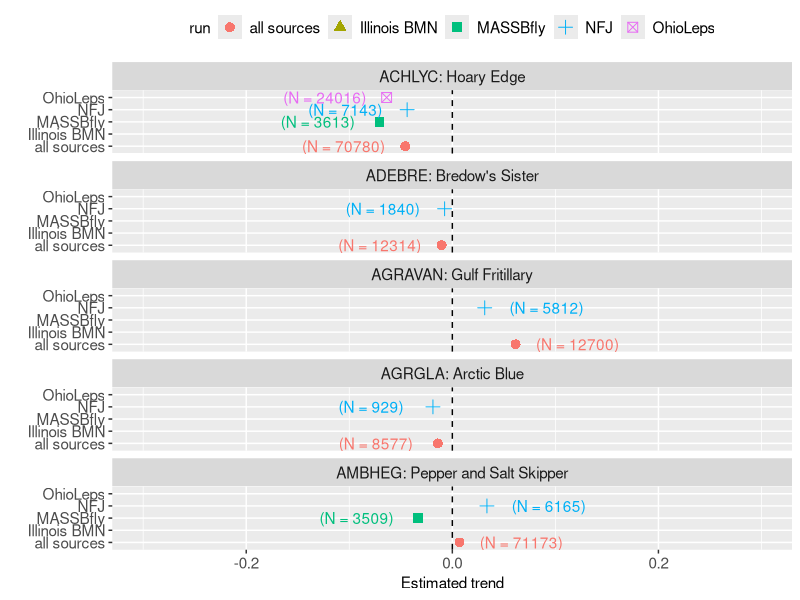
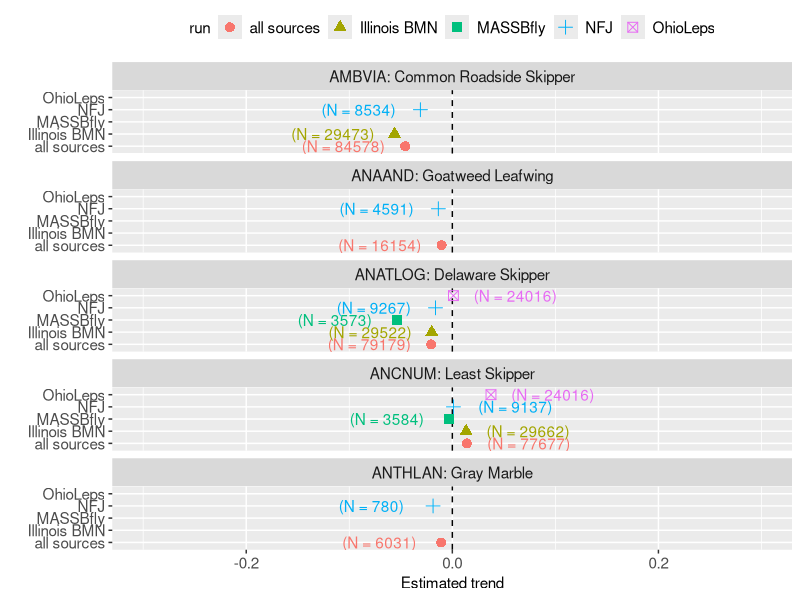
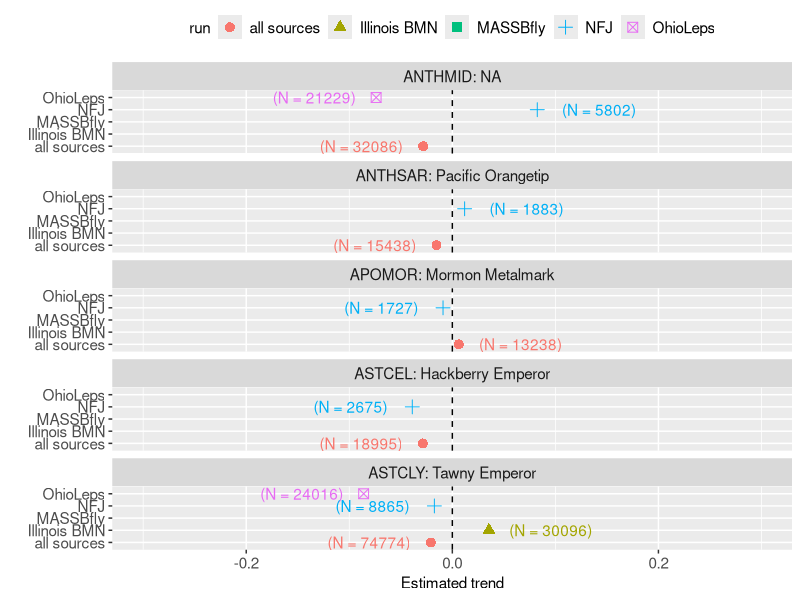
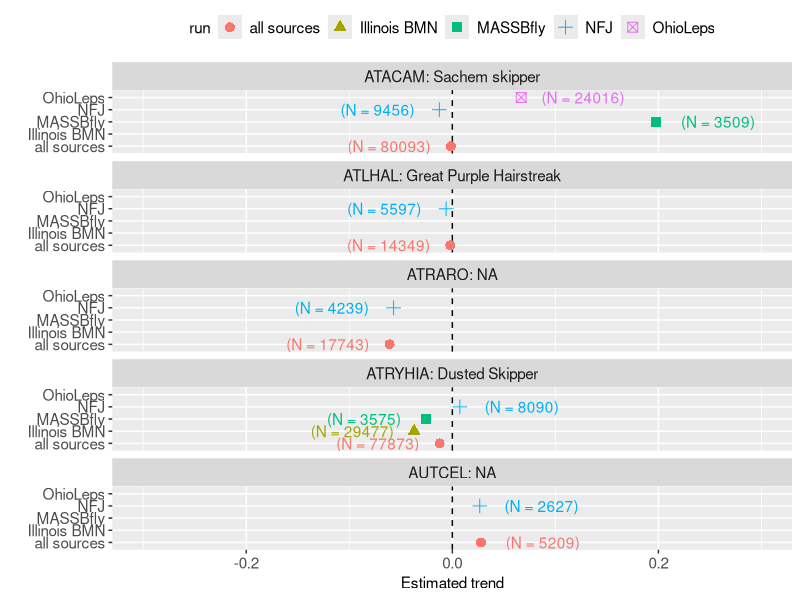
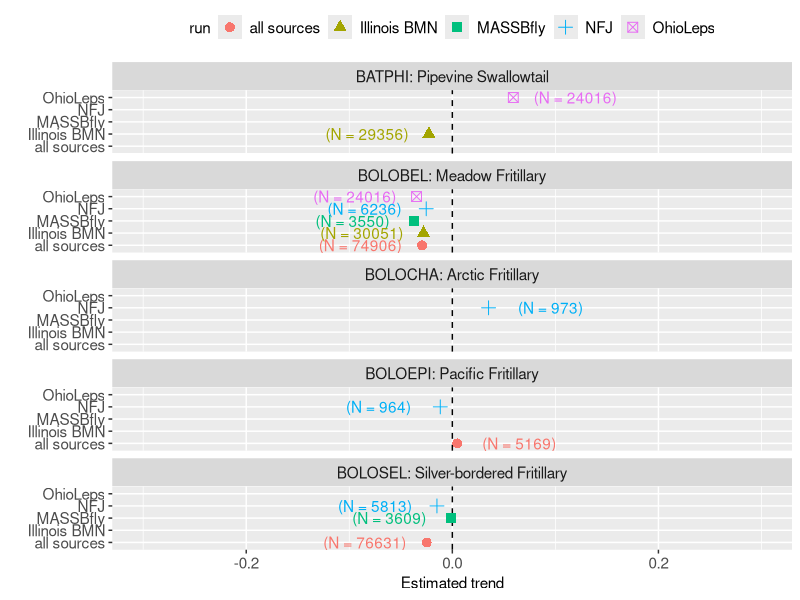
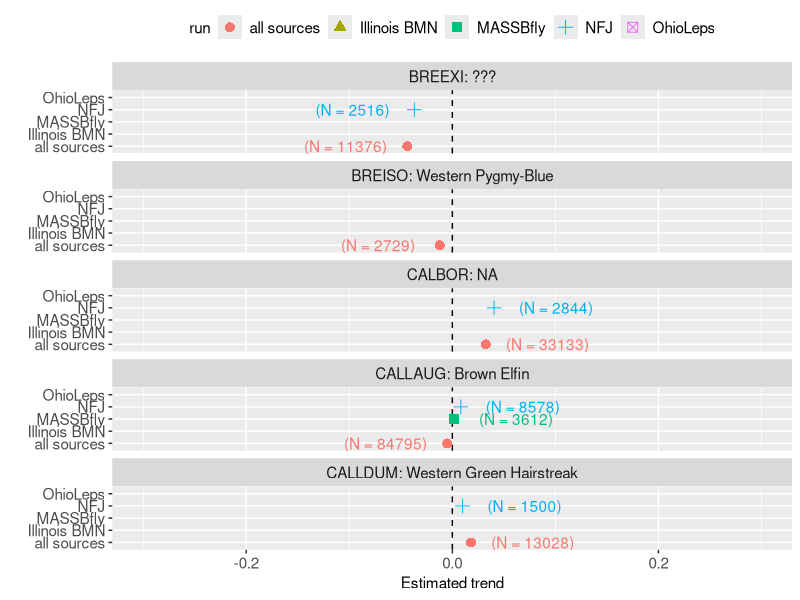
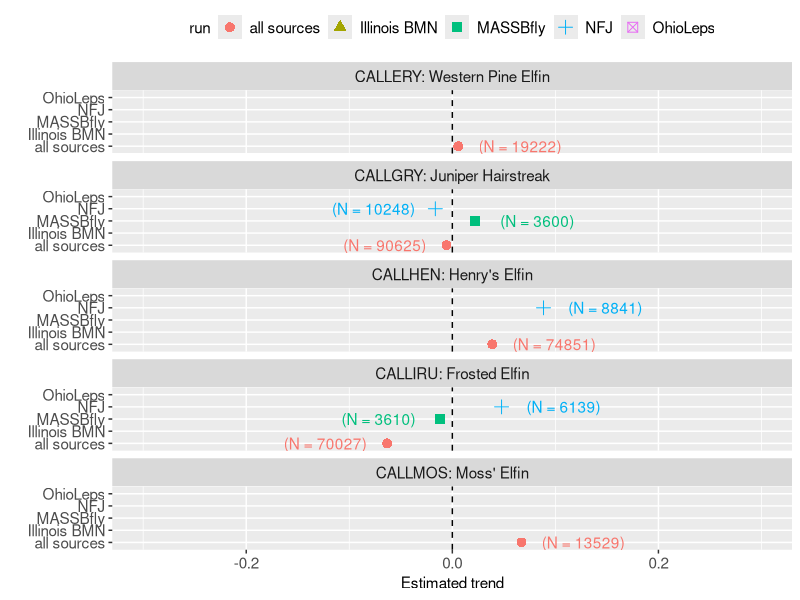
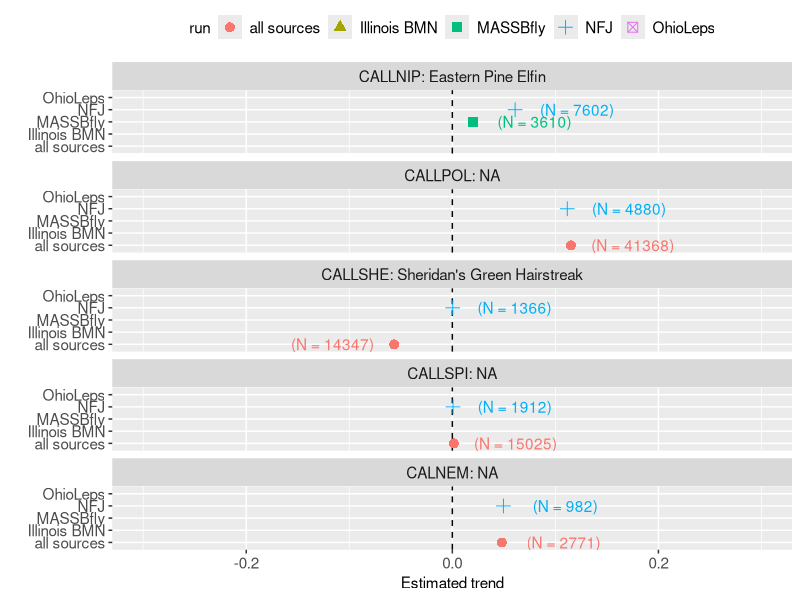

Write R code to recreate these figures, in order. (Note: a time limit stopped this script after it produced the figures.)
## aggregating and comparing results from specific analyses
library(here)
library(tidyverse)
library(ggforce)
res.full = read_csv(here("4_res/fits-parameterized/full-run-all-sources-V1/AAA-run-summary-trends.csv"))
res.full$run = "all sources"
res.ohio = read_csv(here("4_res/fits-parameterized/full-run-only-OhioLeps-V1/AAA-run-summary-trends.csv"))
res.ohio$run = "OhioLeps"
res.NFJ = read_csv(here("4_res/fits-parameterized/full-run-only-NFJ-V1/AAA-run-summary-trends.csv"))
res.NFJ$run = "NFJ"
res.MASSBfly = read_csv(here("4_res/fits-parameterized/full-run-only-MASSBfly-V1/AAA-run-summary-trends.csv"))
res.MASSBfly$run = "MASSBfly"
res.ill = read_csv(here("4_res/fits-parameterized/full-run-only-Illinois-BMN-V1/AAA-run-summary-trends.csv"))
res.ill$run = "Illinois BMN"

res.all = bind_rows(res.full, res.ohio, res.NFJ, res.MASSBfly, res.ill)
## give easy labels here
res.all$nlabel = paste0("(N = ", res.all$n.data, ")")
## add common names:
dict = read_csv(here("2_data_wrangling/dictionaries/code-to-common-name.csv"))
dict = dict %>% select(code, common) %>%  unique()
res.all = left_join(res.all, dict) %>% 
  mutate(label = paste0(code, ": ", common))


range(res.all$species.trend, na.rm=T) #Looks like trend estimates are within +/- 0.3

theme.larger =   theme(axis.title = element_text(size = rel(1.8)),
                       axis.text = element_text(size = rel(1.6)),
                       strip.text = element_text(size = rel(1.8)),
                       plot.title = element_text(size = rel(1.8)),
                       legend.text = element_text(size = rel(1.8)),
                       legend.title = element_text(size = rel(1.8))
)

theme.pdf =   theme(axis.title = element_text(size = rel(1)),
                    axis.text = element_text(size = rel(1)),
                    strip.text = element_text(size = rel(1)),
                    plot.title = element_text(size = rel(1)),
                    legend.text = element_text(size = rel(1)),
                    legend.title = element_text(size = rel(1)),
                    legend.position = "top"
)



nrow.use = 5
tot.plot = length(unique(res.all$label))
pdf(here("4_res/trends/trends-by-source.pdf"))
for(i in 1:ceiling(tot.plot/nrow.use)){ #total set
# for(i in 1:2){ #1:2 to fiddle with plotting options
  gp = ggplot(data = res.all, aes(x=species.trend, y = run, col = run, shape = run))+
    geom_vline(xintercept = 0, linetype=2)+
    geom_point(size = 3)+
    geom_text(aes(x = species.trend + 0.06*sign(species.trend), y = run, label = nlabel),
              show.legend = FALSE)+
    xlim(c(-0.3, 0.3))+
    xlab("Estimated trend")+
    ylab("")+
    facet_wrap_paginate(.~label, ncol = 1, nrow = nrow.use, page = i)+
    theme.pdf
  print(gp)
}
dev.off()
write_csv(res.all, here("4_res/trends/trends-by-source.csv"))
